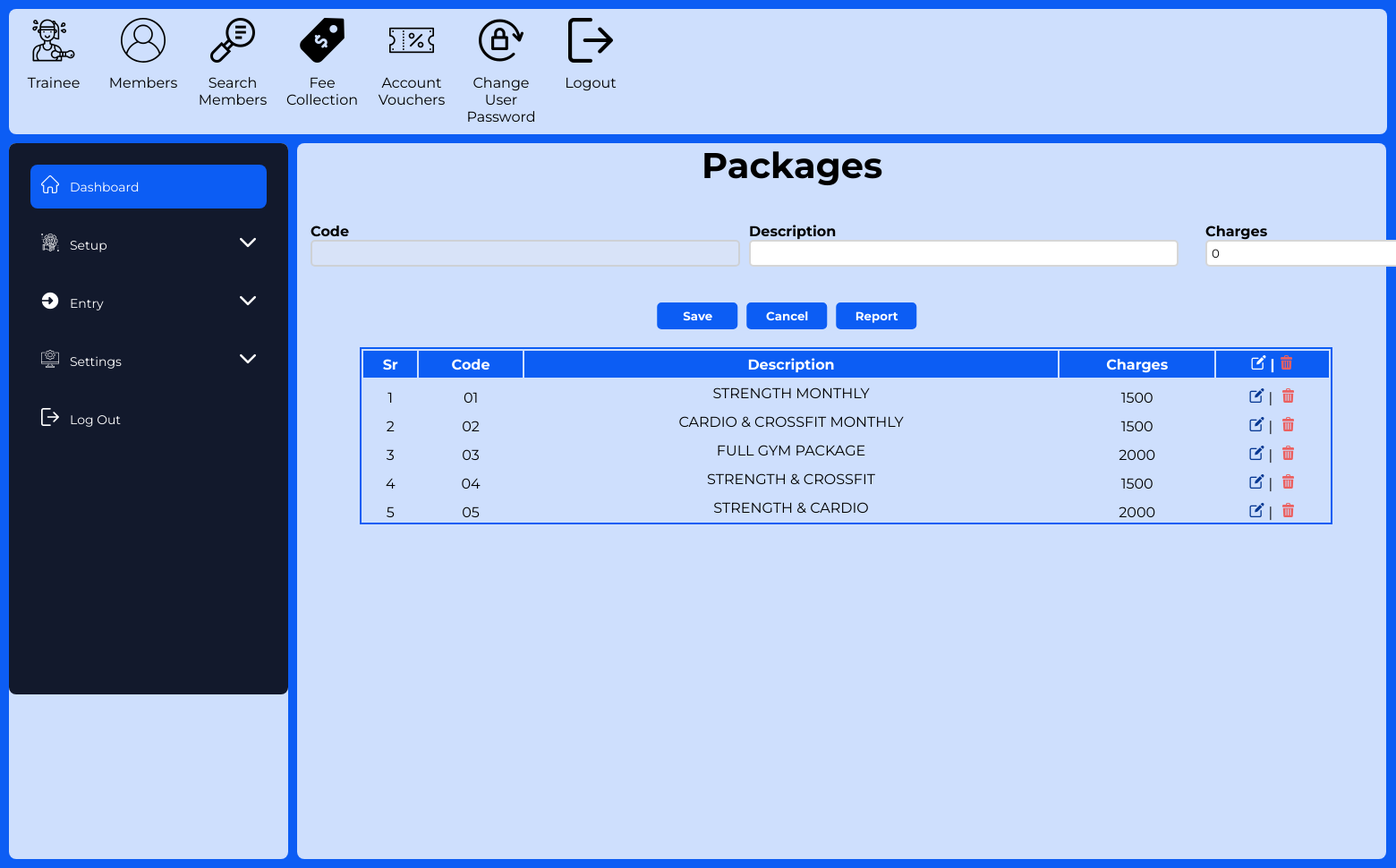
/packages/ (signed in), run on the app's committed database.
### gymapp/models.py (models this page shows, shortened)
class Packages(models.Model):
    code = models.CharField(max_length=100)
    description = models.CharField(max_length=100)
    charges = models.CharField(
        max_length=100, blank=True, default=0)
    primaryno = models.AutoField(primary_key=True)

### gymapp/views.py (the view, shortened to what this page needs)
# urls.py: path('packages/', views.packages, name='packages'),
@login_required(login_url='login')
def packages(request):
    context = {}
    form = Packages_f()
    packages = Packages.objects.all()
    context = {'form': form, 'packages': packages}
    num = [0]
    for e in packages:
        num.append(int(e.code))
    code = int(max(num))
    return render(request, 'gymtime/packages.html', context)

### gymapp/forms.py
class Packages_f(ModelForm):
    class Meta:
        model = Packages
        fields = ['description', 'charges']

### gymapp/templates/gymtime/packages.html (shortened to what this page needs)
{% extends 'gymtime/dashboard.html' %}{% load static %}{% block content %}
<div class="item3">
  <form action="" method="POST">
    <section class="packages-inputs">
      <h1 class="packages-main-heading">Packages</h1>
      <div class="packages-first-line">
        <label
          ><span>Code</span
          ><input
            type="text"
            disabled
            class="packages-first-line-input packages-first-line-input-first"
        /></label>
        <label
          ><span>Description</span>
          <div
            class="packages-first-line-input packages-first-line-input-second"
          >
            {{form.description}}
          </div></label
        >
        <label class="packages-first-line-input-third"
          ><span>Charges</span>
          <div
            class="packages-first-line-input packages-first-line-input-third"
          >
            {{form.charges}}
          </div></label
        >
      </div>
    </section>
    <section class="packages">
      <div class="packages-buttons">
        <button
          class="packages-buttons-button packages-buttons-button-save"
          type="submit"
          name="save"
        >
          Save
        </button>
        <button
          class="packages-buttons-button packages-buttons-button-cancel"
          type="reset"
          name="cancel"
        >
          Cancel
        </button>
        <button class="packages-buttons-button packages-buttons-button-report">
          Report
        </button>
      </div>
    </section>
    <section class="packages-table">
      <table>
        <thead>
          <tr>
            <th>Sr</th>
            <th>Code</th>
            <th class="services-table-description">Description</th>
            <th>Charges</th>
            <th>
              <i class="flaticon-edit"></i><span>|</span
              ><i class="flaticon-trash trash"></i>
            </th>
          </tr>
        </thead>
        <tbody>
          {% for package in packages %}
          <tr>
            <td>{{forloop.counter}}</td>
            <td>{{package.code}}</td>
            <td class="services-table-description">{{package.description}}</td>
            <td>{{package.charges}}</td>
            <td>
              <a
                href="{% url 'updatepackages' package.primaryno %}"
                class="packages-table-icon packages-table-edit"
                ><i class="flaticon-edit edit"></i></a
              ><span>|</span>
              <a
                href="{% url 'deletepackage' package.primaryno %}"
                class="packages-table-icon packages-table-delete"
                ><i class="flaticon-trash trash"></i
              ></a>
            </td>
          </tr>
          {% endfor %}
        </tbody>
      </table>
    </section>
  </form>
</div>
{% endblock %}

### static/css/main.css (style rules this page uses)
* { margin: 0; padding: 0; box-sizing: border-box; font-family: "Montserrat", sans-serif; }
#id_description { width: 290px; }
.packages-first-line-input-second #id_description { width: 500px; }
.packages-first-line-input-third span { margin-left: 15px; }
.packages-first-line-input-third #id_charges { margin-left: 15px; }
.trash { color: #ec6060; }
body { background-color: #0c5df4; }
.item3 { grid-area: main; border-radius: 8px; position: relative; width: 78vw; z-index: 5; }
.grid-container>div[class="item3"] { background-color: rgba(255, 255, 255, 0.8); }
a { text-decoration: none; }
form { margin-left: 10px; }
label { display: flex; flex-direction: column; }
label span { margin-left: 5px; font-weight: bold; }
input { padding: 5px; margin: 0 5px; border-radius: 5px; border: 2px solid rgba(204, 204, 204, 0.8); outline: none; }
button { cursor: pointer; }
table { margin-left: auto; margin-right: auto; border: 2px solid #0c5df4; width: 90%; }
table th { padding: 5px; background-color: #0c5df4; color: #fff; }
table tr { text-align: center; }
table tr td { padding-top: 10px; white-space: nowrap; text-overflow: ellipsis; }
table tr span { padding: 0 5px; }
.services-table-description { max-width: 30vw; padding: 0 10px; }
.packages-main-heading { text-align: center; transform: translateX(-5%); font-size: 40px; }
.packages-first-line { display: flex; margin-top: 40px; }
.packages-first-line-input-second { width: 500px; }
.packages { width: 99%; margin-top: 40px; }
.packages-buttons { display: flex; justify-content: center; transform: translateX(-5%); }
.packages-buttons-button { width: 90px; padding: 5px 0; border: 2px solid #0c5df4; border-radius: 5px; outline: none; background-color: #0c5df4; margin: 0px 5px; color: #fff; font-weight: bold; }
.packages-table { margin-top: 20px; }
.packages-table-icon i { text-decoration: none; }
.packages-table-icon .edit { color: #073893; }

### static/css/responsive.css (style rules this page uses)
@media only screen and (min-device-width: 768px) and (max-device-width: 1024px) { label input, select, option { width: 30rem !important; } }
@media only screen and (min-device-width: 768px) and (max-device-width: 1024px) { .grid-container > div[class="item3"] { min-height: 100vh; } }

### data on the page
Packages: code "01", description "STRENGTH MONTHLY", charges "1500"
Packages: code "02", description "CARDIO & CROSSFIT MONTHLY", charges "1500"
Packages: code "03", description "FULL GYM PACKAGE", charges "2000"
Packages: code "04", description "STRENGTH & CROSSFIT", charges "1500"
Packages: code "05", description "STRENGTH & CARDIO", charges "2000"
